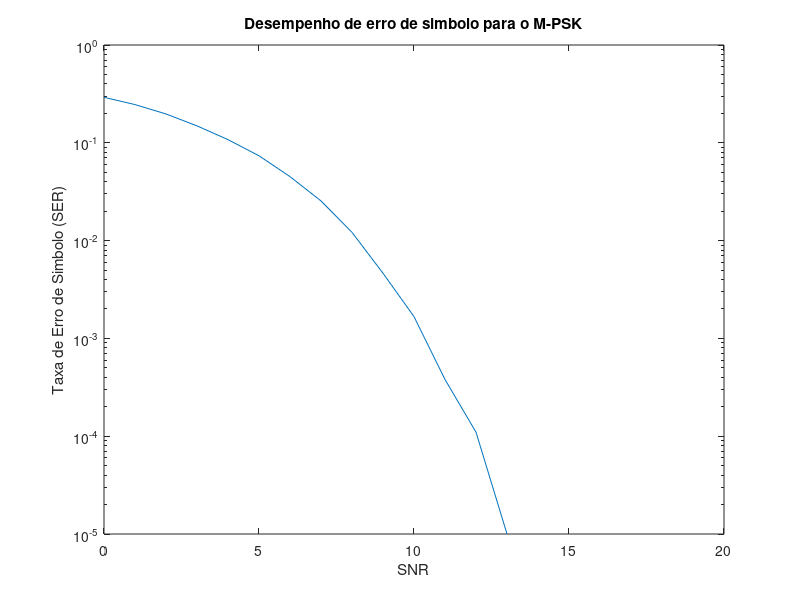

Write the MATLAB code that produced this figure.
clear all
close all
clc

% Aula dia 23/06

M = 4;
SNR_Max = 15;

info = randint(1,100000,M);
%info_mod = exp(j*2*pi*info/M);
info_mod = pskmod(info, M);

for SNR = 0 : SNR_Max
    info_rec = awgn(info_mod, SNR);
    info_det = pskdemod(info_rec, M);
    [num_err(SNR+1), SER(SNR+1)] = symerr(info, info_det);
end

semilogy([0:SNR_Max],SER)
xlabel('SNR')
ylabel('Taxa de Erro de Simbolo (SER)')
title('Desempenho de erro de simbolo para o M-PSK')


